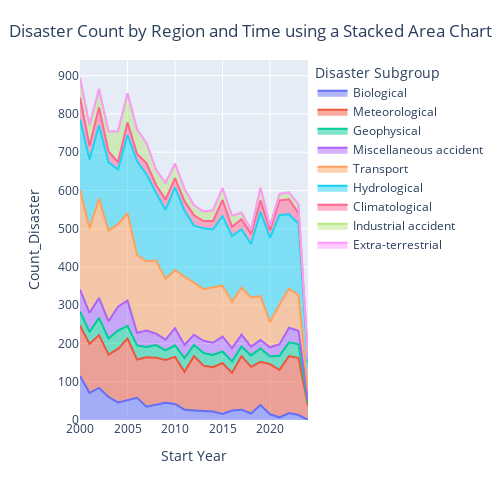

Here is the notebook cell this chart was saved with:
### Code cell
# Create stacked area chart
area_chart = px.area(country_grouped, color = "Disaster Subgroup", x = "Start Year", y = "Count_Disaster", line_group = "Disaster Subgroup", width = 500, height = 500)
area_chart.update_layout(title = {"text": "Disaster Count by Region and Time using a Stacked Area Chart", "y": 0.95, "x": 0.5, "xanchor": "center", "yanchor": "top"})
area_chart.show()

### Figure 1 — Plotly figure (JSON) as saved in the notebook; plotly's stock layout.template omitted (floating-point values rounded to 4 significant figures)
{"data": [{"fillpattern": {"shape": ""}, "hovertemplate": "Disaster Subgroup=Biological<br>Start Year=%{x}<br>Count_Disaster=%{y}<extra></extra>", "legendgroup": "Biological", "line": {"color": "#636efa"}, "marker": {"symbol": "circle"}, "mode": "lines", "name": "Biological", "orientation": "v", "showlegend": true, "stackgroup": "1", "type": "scatter", "x": ["2000-01-01T00:00:00", "2001-01-01T00:00:00", "2002-01-01T00:00:00", "2003-01-01T00:00:00", "2004-01-01T00:00:00", "2005-01-01T00:00:00", "2006-01-01T00:00:00", "2007-01-01T00:00:00", "2008-01-01T00:00:00", "2009-01-01T00:00:00", "2010-01-01T00:00:00", "2011-01-01T00:00:00", "2012-01-01T00:00:00", "2013-01-01T00:00:00", "2014-01-01T00:00:00", "2015-01-01T00:00:00", "2016-01-01T00:00:00", "2017-01-01T00:00:00", "2018-01-01T00:00:00", "2019-01-01T00:00:00", "2020-01-01T00:00:00", "2021-01-01T00:00:00", "2022-01-01T00:00:00", "2023-01-01T00:00:00"], "xaxis": "x", "y": [115, 71, 84, 60, 46, 53, 58, 35, 41, 45, 42, 27, 25, 23, 22, 16, 25, 27, 17, 39, 15, 7, 18, 13], "yaxis": "y"}, {"fillpattern": {"shape": ""}, "hovertemplate": "Disaster Subgroup=Meteorological<br>Start Year=%{x}<br>Count_Disaster=%{y}<extra></extra>", "legendgroup": "Meteorological", "line": {"color": "#EF553B"}, "marker": {"symbol": "circle"}, "mode": "lines", "name": "Meteorological", "orientation": "v", "showlegend": true, "stackgroup": "1", "type": "scatter", "x": ["2000-01-01T00:00:00", "2001-01-01T00:00:00", "2002-01-01T00:00:00", "2003-01-01T00:00:00", "2004-01-01T00:00:00", "2005-01-01T00:00:00", "2006-01-01T00:00:00", "2007-01-01T00:00:00", "2008-01-01T00:00:00", "2009-01-01T00:00:00", "2010-01-01T00:00:00", "2011-01-01T00:00:00", "2012-01-01T00:00:00", "2013-01-01T00:00:00", "2014-01-01T00:00:00", "2015-01-01T00:00:00", "2016-01-01T00:00:00", "2017-01-01T00:00:00", "2018-01-01T00:00:00", "2019-01-01T00:00:00", "2020-01-01T00:00:00", "2021-01-01T00:00:00", "2022-01-01T00:00:00", "2023-01-01T00:00:00", "2024-01-01T00:00:00"], "xaxis": "x", "y": [132, 128, 138, 111, 140, 160, 100, 129, 122, 112, 123, 99, 142, 119, 116, 133, 98, 140, 122, 113, 131, 124, 149, 149, 37], "yaxis": "y"}, {"fillpattern": {"shape": ""}, "hovertemplate": "Disaster Subgroup=Geophysical<br>Start Year=%{x}<br>Count_Disaster=%{y}<extra></extra>", "legendgroup": "Geophysical", "line": {"color": "#00cc96"}, "marker": {"symbol": "circle"}, "mode": "lines", "name": "Geophysical", "orientation": "v", "showlegend": true, "stackgroup": "1", "type": "scatter", "x": ["2000-01-01T00:00:00", "2001-01-01T00:00:00", "2002-01-01T00:00:00", "2003-01-01T00:00:00", "2004-01-01T00:00:00", "2005-01-01T00:00:00", "2006-01-01T00:00:00", "2007-01-01T00:00:00", "2008-01-01T00:00:00", "2009-01-01T00:00:00", "2010-01-01T00:00:00", "2011-01-01T00:00:00", "2012-01-01T00:00:00", "2013-01-01T00:00:00", "2014-01-01T00:00:00", "2015-01-01T00:00:00", "2016-01-01T00:00:00", "2017-01-01T00:00:00", "2018-01-01T00:00:00", "2019-01-01T00:00:00", "2020-01-01T00:00:00", "2021-01-01T00:00:00", "2022-01-01T00:00:00", "2023-01-01T00:00:00", "2024-01-01T00:00:00"], "xaxis": "x", "y": [36, 31, 45, 42, 48, 33, 37, 27, 33, 25, 30, 36, 29, 33, 32, 30, 30, 25, 30, 35, 20, 37, 36, 36, 8], "yaxis": "y"}, {"fillpattern": {"shape": ""}, "hovertemplate": "Disaster Subgroup=Miscellaneous accident<br>Start Year=%{x}<br>Count_Disaster=%{y}<extra></extra>", "legendgroup": "Miscellaneous accident", "line": {"color": "#ab63fa"}, "marker": {"symbol": "circle"}, "mode": "lines", "name": "Miscellaneous accident", "orientation": "v", "showlegend": true, "stackgroup": "1", "type": "scatter", "x": ["2000-01-01T00:00:00", "2001-01-01T00:00:00", "2002-01-01T00:00:00", "2003-01-01T00:00:00", "2004-01-01T00:00:00", "2005-01-01T00:00:00", "2006-01-01T00:00:00", "2007-01-01T00:00:00", "2008-01-01T00:00:00", "2009-01-01T00:00:00", "2010-01-01T00:00:00", "2011-01-01T00:00:00", "2012-01-01T00:00:00", "2013-01-01T00:00:00", "2014-01-01T00:00:00", "2015-01-01T00:00:00", "2016-01-01T00:00:00", "2017-01-01T00:00:00", "2018-01-01T00:00:00", "2019-01-01T00:00:00", "2020-01-01T00:00:00", "2021-01-01T00:00:00", "2022-01-01T00:00:00", "2023-01-01T00:00:00", "2024-01-01T00:00:00"], "xaxis": "x", "y": [58, 50, 52, 45, 62, 66, 33, 43, 30, 28, 45, 34, 27, 32, 32, 39, 35, 31, 23, 22, 24, 30, 38, 35, 10], "yaxis": "y"}, {"fillpattern": {"shape": ""}, "hovertemplate": "Disaster Subgroup=Transport<br>Start Year=%{x}<br>Count_Disaster=%{y}<extra></extra>", "legendgroup": "Transport", "line": {"color": "#FFA15A"}, "marker": {"symbol": "circle"}, "mode": "lines", "name": "Transport", "orientation": "v", "showlegend": true, "stackgroup": "1", "type": "scatter", "x": ["2000-01-01T00:00:00", "2001-01-01T00:00:00", "2002-01-01T00:00:00", "2003-01-01T00:00:00", "2004-01-01T00:00:00", "2005-01-01T00:00:00", "2006-01-01T00:00:00", "2007-01-01T00:00:00", "2008-01-01T00:00:00", "2009-01-01T00:00:00", "2010-01-01T00:00:00", "2011-01-01T00:00:00", "2012-01-01T00:00:00", "2013-01-01T00:00:00", "2014-01-01T00:00:00", "2015-01-01T00:00:00", "2016-01-01T00:00:00", "2017-01-01T00:00:00", "2018-01-01T00:00:00", "2019-01-01T00:00:00", "2020-01-01T00:00:00", "2021-01-01T00:00:00", "2022-01-01T00:00:00", "2023-01-01T00:00:00", "2024-01-01T00:00:00"], "xaxis": "x", "y": [261, 221, 260, 237, 216, 229, 203, 181, 191, 159, 152, 178, 136, 135, 145, 133, 121, 123, 128, 115, 66, 104, 102, 93, 23], "yaxis": "y"}, {"fillpattern": {"shape": ""}, "hovertemplate": "Disaster Subgroup=Hydrological<br>Start Year=%{x}<br>Count_Disaster=%{y}<extra></extra>", "legendgroup": "Hydrological", "line": {"color": "#19d3f3"}, "marker": {"symbol": "circle"}, "mode": "lines", "name": "Hydrological", "orientation": "v", "showlegend": true, "stackgroup": "1", "type": "scatter", "x": ["2000-01-01T00:00:00", "2001-01-01T00:00:00", "2002-01-01T00:00:00", "2003-01-01T00:00:00", "2004-01-01T00:00:00", "2005-01-01T00:00:00", "2006-01-01T00:00:00", "2007-01-01T00:00:00", "2008-01-01T00:00:00", "2009-01-01T00:00:00", "2010-01-01T00:00:00", "2011-01-01T00:00:00", "2012-01-01T00:00:00", "2013-01-01T00:00:00", "2014-01-01T00:00:00", "2015-01-01T00:00:00", "2016-01-01T00:00:00", "2017-01-01T00:00:00", "2018-01-01T00:00:00", "2019-01-01T00:00:00", "2020-01-01T00:00:00", "2021-01-01T00:00:00", "2022-01-01T00:00:00", "2023-01-01T00:00:00", "2024-01-01T00:00:00"], "xaxis": "x", "y": [184, 180, 191, 179, 143, 204, 246, 227, 177, 180, 216, 173, 149, 159, 151, 182, 172, 152, 140, 220, 220, 234, 195, 187, 70], "yaxis": "y"}, {"fillpattern": {"shape": ""}, "hovertemplate": "Disaster Subgroup=Climatological<br>Start Year=%{x}<br>Count_Disaster=%{y}<extra></extra>", "legendgroup": "Climatological", "line": {"color": "#FF6692"}, "marker": {"symbol": "circle"}, "mode": "lines", "name": "Climatological", "orientation": "v", "showlegend": true, "stackgroup": "1", "type": "scatter", "x": ["2000-01-01T00:00:00", "2001-01-01T00:00:00", "2002-01-01T00:00:00", "2003-01-01T00:00:00", "2004-01-01T00:00:00", "2005-01-01T00:00:00", "2006-01-01T00:00:00", "2007-01-01T00:00:00", "2008-01-01T00:00:00", "2009-01-01T00:00:00", "2010-01-01T00:00:00", "2011-01-01T00:00:00", "2012-01-01T00:00:00", "2013-01-01T00:00:00", "2014-01-01T00:00:00", "2015-01-01T00:00:00", "2016-01-01T00:00:00", "2017-01-01T00:00:00", "2018-01-01T00:00:00", "2019-01-01T00:00:00", "2020-01-01T00:00:00", "2021-01-01T00:00:00", "2022-01-01T00:00:00", "2023-01-01T00:00:00", "2024-01-01T00:00:00"], "xaxis": "x", "y": [57, 36, 47, 28, 19, 33, 19, 29, 21, 27, 24, 25, 27, 19, 22, 42, 24, 27, 26, 30, 20, 38, 39, 27, 12], "yaxis": "y"}, {"fillpattern": {"shape": ""}, "hovertemplate": "Disaster Subgroup=Industrial accident<br>Start Year=%{x}<br>Count_Disaster=%{y}<extra></extra>", "legendgroup": "Industrial accident", "line": {"color": "#B6E880"}, "marker": {"symbol": "circle"}, "mode": "lines", "name": "Industrial accident", "orientation": "v", "showlegend": true, "stackgroup": "1", "type": "scatter", "x": ["2000-01-01T00:00:00", "2001-01-01T00:00:00", "2002-01-01T00:00:00", "2003-01-01T00:00:00", "2004-01-01T00:00:00", "2005-01-01T00:00:00", "2006-01-01T00:00:00", "2007-01-01T00:00:00", "2008-01-01T00:00:00", "2009-01-01T00:00:00", "2010-01-01T00:00:00", "2011-01-01T00:00:00", "2012-01-01T00:00:00", "2013-01-01T00:00:00", "2014-01-01T00:00:00", "2015-01-01T00:00:00", "2016-01-01T00:00:00", "2017-01-01T00:00:00", "2018-01-01T00:00:00", "2019-01-01T00:00:00", "2020-01-01T00:00:00", "2021-01-01T00:00:00", "2022-01-01T00:00:00", "2023-01-01T00:00:00", "2024-01-01T00:00:00"], "xaxis": "x", "y": [51, 54, 48, 52, 81, 76, 64, 53, 39, 44, 38, 32, 26, 24, 28, 31, 29, 17, 11, 33, 11, 17, 18, 23, 3], "yaxis": "y"}, {"fillpattern": {"shape": ""}, "hovertemplate": "Disaster Subgroup=Extra-terrestrial<br>Start Year=%{x}<br>Count_Disaster=%{y}<extra></extra>", "legendgroup": "Extra-terrestrial", "line": {"color": "#FF97FF"}, "marker": {"symbol": "circle"}, "mode": "lines", "name": "Extra-terrestrial", "orientation": "v", "showlegend": true, "stackgroup": "1", "type": "scatter", "x": ["2013-01-01T00:00:00"], "xaxis": "x", "y": [1], "yaxis": "y"}], "layout": {"height": 500, "legend": {"title": {"text": "Disaster Subgroup"}, "tracegroupgap": 0}, "margin": {"t": 60}, "title": {"text": "Disaster Count by Region and Time using a Stacked Area Chart", "x": 0.5, "xanchor": "center", "y": 0.95, "yanchor": "top"}, "width": 500, "xaxis": {"anchor": "y", "autorange": true, "domain": [0, 1], "range": ["2000-01-01", "2024-01-01"], "title": {"text": "Start Year"}, "type": "date"}, "yaxis": {"anchor": "x", "autorange": true, "domain": [0, 1], "range": [0, 941.1], "title": {"text": "Count_Disaster"}, "type": "linear"}}}
